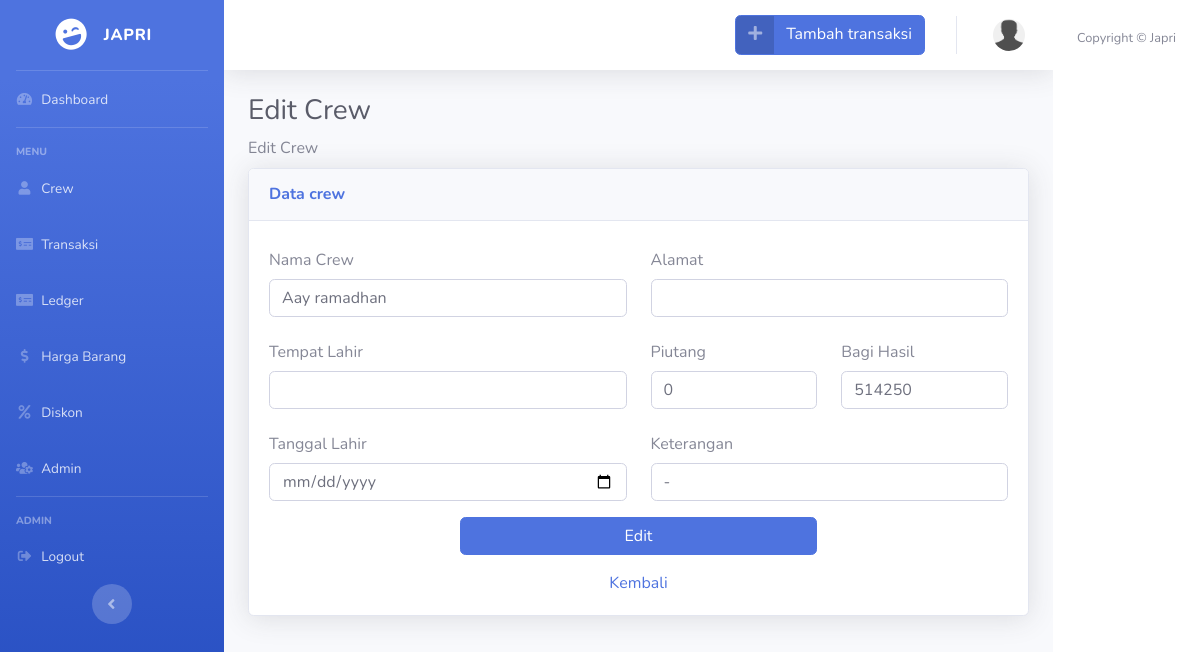
Screenshot of /crew/edit/1 with the database file from the repository.
### tables this page shows
CREATE TABLE `crew` (
  `id_crew` int(11) NOT NULL,
  `nama` varchar(100) NOT NULL,
  `tempat_lahir` varchar(128) NOT NULL,
  `tgl_lahir` date NOT NULL,
  `alamat` text NOT NULL,
  `piutang` bigint(9) NOT NULL,
  `bagihasil` bigint(9) NOT NULL,
  `keterangan` text NOT NULL
);

### application/controllers/Crew.php (called while the page is built, shortened)
<?php
class Crew extends CI_Controller
{
    public function __construct()
    {
        $this->load->model('crew_model', 'crew');
    }
    public function edit($id)
    {
        $data['title'] = "Dashboard | JAPRI";
        $data['page'] = "dashboard";
        $data['sesi'] = "edit_crew";
        $data['crew_id'] = $this->crew->getCrewById($id);
        $this->form_validation->set_rules('nama', 'Nama', 'required|trim');
        $this->form_validation->set_rules('tempat_lahir', 'Tempat lahir', 'required|trim');
        $this->form_validation->set_rules('tgl_lahir', 'Tanggal lahir', 'required|trim');
        $this->form_validation->set_rules('alamat', 'Alamat', 'required|trim');
        $this->form_validation->set_rules('piutang', 'Piutang', 'required|numeric|trim');
        $this->form_validation->set_rules('bagihasil', 'Bagi Hasil', 'required|numeric|trim');
        if ($this->form_validation->run() == false) {
            $this->load->view('template/content', $data);
        } else {
            $this->crew->editCrew($id);
            $this->session->set_flashdata('message', '<div class="alert alert-success" role="alert">Data crew berhasil diubah</div>');
            redirect('crew');
        }
    }
}

### index.php (called while the page is built, shortened)
<?php
require_once BASEPATH.'core/CodeIgniter.php';

### application/models/crew_model.php (called while the page is built, shortened)
<?php
class Crew_model extends CI_Model
{
    public function getCrewById($id)
    {
        return $this->db->get_where('crew', ['id_crew' => $id])->row_array();
    }
}

### application/views/sesi/edit_crew.php (the view, shortened to what this page needs)
<div class="container-fluid">
    <h1 class="h3 mb-2 text-gray-800">Edit Crew</h1>
    <p class="mb-2">Edit Crew</p>
    <div class="card shadow mb-4">
        <div class="card-header py-3">
            <h6 class="m-0 font-weight-bold text-primary">Data crew</h6>
        </div>
        <div class="card-body">
            <form class="edit-form" action="<?= base_url('crew/edit/') . $crew_id['id_crew']; ?>" method="post">
                <div class="row">
                    <div class="col-6">
                        <div class="form-group">
                            <label class="col-form-label" for="nama">Nama Crew</label>
                            <input type="text" class="form-control form-control-user" id="nama" name="nama" value="<?= $crew_id['nama'] ?>">
                        </div>
                        <div class="form-group">
                            <label class="col-form-label" for="tempat_lahir">Tempat Lahir</label>
                            <input type="text" class="form-control form-control-user" id="tempat_lahir" name="tempat_lahir" value="<?= $crew_id['tempat_lahir'] ?>">
                        </div>
                        <div class="form-group">
                            <label class="col-form-label" for="tgl_lahir">Tanggal Lahir</label>
                            <input type="date" class="form-control form-control-user" id="tgl_lahir" name="tgl_lahir" value="<?= $crew_id['tgl_lahir'] ?>">
                        </div>
                    </div>
                    <div class="col-6">
                        <div class="form-group">
                            <label class="col-form-label" for="alamat">Alamat</label>
                            <input type="textarea" class="form-control form-control-user" id="alamat" name="alamat" value="<?= $crew_id['alamat'] ?>">
                        </div>
                        <div class="row">
                            <div class="col-6">
                                <div class="form-group">
                                    <label class="col-form-label" for="piutang">Piutang</label>
                                    <input type="number" class="form-control form-control-user" id="piutang" name="piutang" value="<?= $crew_id['piutang'] ?>">
                                </div>
                            </div>
                            <div class="col-6">
                                <div class="form-group">
                                    <label class="col-form-label" for="bagihasil">Bagi Hasil</label>
                                    <input type="number" class="form-control form-control-user" id="bagihasil" name="bagihasil" value="<?= $crew_id['bagihasil'] ?>">
                                </div>
                            </div>
                        </div>
                        <div class="form-group">
                            <label class="col-form-label" for="keterangan">Keterangan</label>
                            <input type="textarea" class="form-control form-control-user" id="keterangan" name="keterangan" value="<?= $crew_id['keterangan'] ?>">
                        </div>
                    </div>
                </div>
                <div class="row d-flex justify-content-center">
                    <div class="col-6">
                        <div class="form-group">
                            <button type="submit" class="btn btn-primary btn-user btn-block">Edit</button>
                        </div>
                    </div>
                </div>
            </form>
            <a href="<?= base_url('crew'); ?>" class="card-link d-flex justify-content-center">Kembali</a>
        </div>
    </div>
</div>
</div>

### rows the page displays
crew: nama "Aay ramadhan", piutang "0", bagihasil "514250", keterangan "-"
